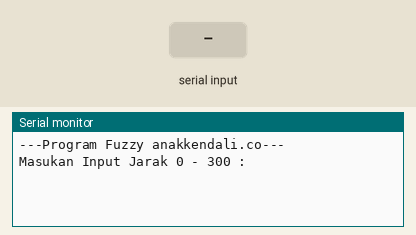
Simulated run of this sketch. Board: Arduino Uno, built with avr-gcc and run on an emulated ATmega328P. Shown: the last lines printed to the serial monitor. The test bench sets the inputs (shaded band).

Above: at 1.2 s.
1.3 s: "90,45\n" received over Serial
At 2.2 s:
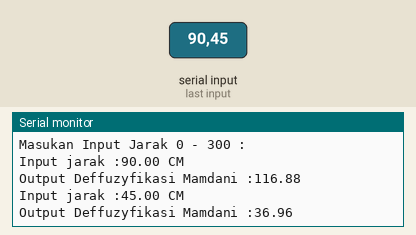
2.8 s: "30,150\n" received over Serial
At 5.1 s:
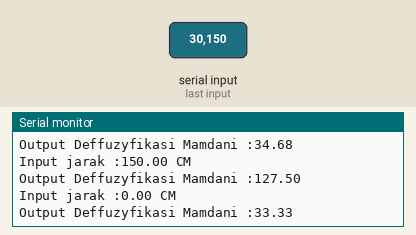
Timing chart, 0 to 6.6 s (numbered marks = the images above; inputs shaded):
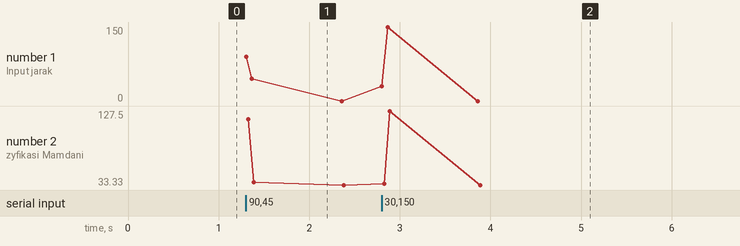

The sketch:

sketch_aug06a.ino
```cpp
#include<math.h>
float A, B;
int sel_;

float a1, b1a, b1b, c1;

float L1, L2, L3, L4, L5, L6, L7;
float M1, M2, M3, M4, M5, M6, M7;

float fudeket[4] = {0, 0, 10, 100};
float fulumayan[3] = {50, 150, 250};
float fujauh[4] = {200, 290, 300, 300};

float fylambat[3] = {0, 0, 100};
float fysedang[3] = {20, 127.5, 235};
float fycepat[3] = {155, 255, 255};

float inputf, outputf;

float FiN() {
  if (inputf < fudeket[2]) {
    return 1;
  }
  else if (inputf >= fudeket[2] && inputf <= fudeket[3]) {
    return (fudeket[3] - inputf) / (fudeket[3] - fudeket[2]);
  }
  else if (inputf > fudeket[3]) {
    return 0;
  }
}

float FiZ() {

  if (inputf < fulumayan[0]) {
    return 0;
  }
  else if (inputf >= fulumayan[0] && inputf <= fulumayan[1]) {
    return (inputf - fulumayan[0]) / (fulumayan[1] - fulumayan[0]);
  }
  else if (inputf >= fulumayan[1] && inputf <= fulumayan[2]) {
    return (fulumayan[2] - inputf) / (fulumayan[2] - fulumayan[1]);
  }
  else if (inputf > fulumayan[2]) {
    return 0;
  }

}

float FiP() {
  if (inputf < fujauh[0]) {
    return 0;
  }
  else if (inputf >= fujauh[0] && inputf <= fujauh[1]) {
    return (inputf - fujauh[0]) / (fujauh[1] - fujauh[0]);
  }
  else if (inputf > fujauh[1]) {
    return 1;
  }
}

float FoN() {
  if (outputf < fylambat[1]) {
    return 1;
  }
  else if (outputf >= fylambat[1] && outputf <= fylambat[2]) {
    return (fylambat[2] - outputf) / (fylambat[2] - fylambat[1]);
  }
  else if (outputf > fylambat[2]) {
    return 0;
  }
}

float FoZ() {

  if (outputf < fysedang[0]) {
    return 0;
  }
  else if (outputf >= fysedang[0] && outputf <= fysedang[1]) {
    return (outputf - fysedang[0]) / (fysedang[1] - fysedang[0]);
  }
  else if (outputf >= fysedang[1] && outputf <= fysedang[2]) {
    return (fysedang[2] - outputf) / (fysedang[2] - fysedang[1]);
  }
  else if (outputf > fysedang[2]) {
    return 0;
  }

}

float FoP() {
  if (outputf < fycepat[0]) {
    return 0;
  }
  else if (outputf >= fycepat[0] && outputf <= fycepat[1]) {
    return (outputf - fycepat[0]) / (fycepat[1] - fycepat[0]);
  }
  else if (outputf > fycepat[1]) {
    return 1;
  }
}

void implikasi () {
  //sesuai dengan rule
  // if deket then lambat
  a1 = 100 - (FiN() * (fylambat[2] - fylambat[1]));
  // if lumayan then sedang
  b1a = 20 + (FiZ() * (fysedang[1] - fysedang[0]));
  b1b =  235 - (FiZ() * (fysedang[2] - fysedang[1]));
  // if jauh then cepat
  c1 = 155 + (FiP() * (fycepat[1] - fycepat[0]));
}

void luas_deffuzzy() {
  implikasi ();
  L1 = ((fylambat[2] - a1) * FiN()) / 2; //= 15.432222
  L2 = (a1 - fylambat[0]) * FiN(); // = 24.69155
  L3 = ((b1a - fysedang[0]) * FiZ()) / 2; // = 0
  L4 = ((fysedang[2] - b1b) * FiZ()) / 2; // = 0
  L5 = (b1b - b1a) * FiZ(); // = 0
  L6 = ((c1 - fycepat[0]) * FiP()) / 2; // = 0
  L7 = (fycepat[2] - c1) * FiP(); // = 0
}

float f(float x) {

  if (B > 0 && sel_ == 0) {
    return ((x - A) / B) * x;
  }
  else if (B > 0 && sel_ == 1) {
    return ((A - x) / B) * x;
  }
  else {
    return A * x;
  }
}

/*Function definition to perform integration by Simpson's 1/3rd Rule */
float simpsons(float f(float x), float a, float b, float n) {
  float h, integral, x, sum = 0;
  int i;
  h = fabs(b - a) / n;
  for (i = 1; i < n; i++) {
    x = a + i * h;
    if (i % 2 == 0) {
      sum = sum + 2 * f(x);
    }
    else {
      sum = sum + 4 * f(x);
    }
  }
  integral = (h / 3) * (f(a) + f(b) + sum);
  return integral;
}

float fx(float limd, float limu, float a, float b, int sel) {
  int n, i = 2;
  float h, x, integral, eps = 0.1, integral_new;
  A = a;
  B = b;
  sel_ = sel;

  integral_new = simpsons(f, limd, limu, i);

  do {
    integral = integral_new;
    i = i + 2;
    integral_new = simpsons(f, limd, limu, i);
  } while (fabs(integral_new - integral) >= eps);

  /*Print the answer */
  return integral_new;
}

/*
  (fylambat[2]-pwm)/fylambat[2]-fylambat[0] untuk a1 <= pwm <= 100
  FiN() untuk pwm < a1
  (pwm-20)/127.5-20 untuk 20 <= pwm <= b1a
  (235-pwm)/235-1275 untuk b1b <= pwm <= 235
  0 untuk b1a < pwm > b1b
  (pwm-155)/255-155 untuk 155 <= pwm <= c1
  0 untuk pwm > c1
*/

void moment() {
  luas_deffuzzy();

  //M1 = ∫ ((100-x)/100)x dx ==================> limd a1 dan limup 100
  M1 = fx(a1, fylambat[2], fylambat[2], (fylambat[2] - fylambat[0]), 1);
  //M2 = ∫ 0.555556x dx ==================> limd 0 dan limup a1
  M2 = fx(fylambat[0], a1, FiN(), 0, 0);
  //M3 = ∫ ((x-20)/107.5)x dx ==================> limd 20 dan limup b1a
  M3 = fx(fysedang[0], b1a, fysedang[0], (fysedang[1] - fysedang[0]), 0);
  //M4 = ∫ ((235-x)/107.5)x dx ==================> limd b1b dan limup 235
  M4 = fx (b1b, fysedang[2], fysedang[2], (fysedang[2] - fysedang[1]), 1);
  //M5 = ∫ 0 dx ==================> limd b1a dan limup b1b
  M5 = fx (b1a, b1b, FiZ(), 0, 0);
  //M6 = ∫ ((x-155)/100)x dx ==================> limd 155 dan limup c1
  M6 = fx(fycepat[0], c1, fycepat[0], (fycepat[2] - fycepat[0]), 0);
  //M7 = ∫ 0 dx ==================> limd c1 dan limup 255
  M7 = fx(c1, fycepat[2], FiP(), 0, 0);
}

float deffuzzyfikasi() {
  moment();
  return (M1 + M2 + M3 + M4 + M5 + M6 + M7) / (L1 + L2 + L3 + L4 + L5 + L6 + L7);
}
void setup() {
  Serial.begin(9600);
  Serial.println("---Program Fuzzy anakkendali.co---");
  Serial.println ("Masukan Input Jarak 0 - 300 :");
}

void loop() {
  if (Serial.available()) {
    int a = Serial.parseInt();
    if (a >= 0) {
      inputf = a;
      Serial.print("Input jarak :");
      Serial.print(inputf);
      Serial.println(" CM");
      Serial.print("Output Deffuzyfikasi Mamdani :");
      Serial.println(deffuzzyfikasi());
    }
  }
}
```

Measured:
- after the input at 1.3 s, the serial monitor: prints a new line at once (image 1)
- after the input at 2.8 s, the serial monitor: prints a new line at once (image 2)
